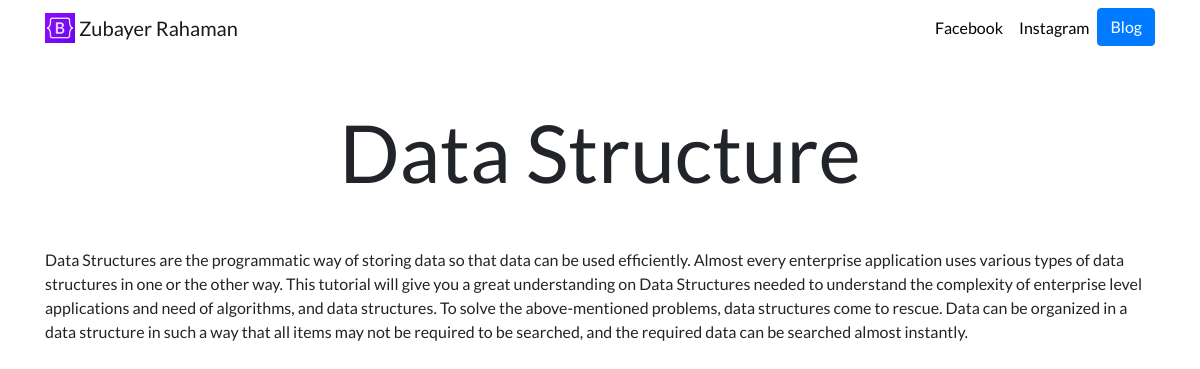
The app's page /blog/2/ with its own data.
### blog/models.py (models this page shows, shortened)
class Blog(models.Model):
    title = models.CharField(max_length=100)
    date_created = models.DateField(auto_now_add=True)
    description = models.TextField()

### blog/views.py (the view)
# urls.py: path('<int:blog_id>/', views.blog_detail, name='blog_detail'),
def blog_detail(request, blog_id):
    blog = get_object_or_404(Blog, pk=blog_id)
    return render(request, 'blog/detail.html', {'blog': blog})

### blog/templates/blog/detail.html (shortened to what this page needs)
{% extends "portfolio/base.html" %}
{% load static %}
{% block content %}
<h1 class="text-center mt-5" id="blogdetailtitle">{{ blog.title }}</h1>
{{ blog.description|safe }}
{% endblock %}

### portfolio/static/portfolio/custom.css (style rules this page uses)
body { font-family: 'Lato', sans-serif; }
@media (min-width: 992px) { #blogdetailtitle { font-size: 5rem; } }

### records on screen
Blog: title "Data Structure", description "Data Structures are the programmatic way of storing data so that data can be used efficiently. Almost every enterprise application uses various types of data structures in one or the other way. This tutorial will give you a great understanding on Data Structures needed to understand the complexity of enterprise level applications and need of algorithms, and data structures. To solve the above-mentioned problems, data structures come to rescue. Data can be organized in a data structure in such a way that all items may not be required to be searched, and the required data can be searched almost instantly."
